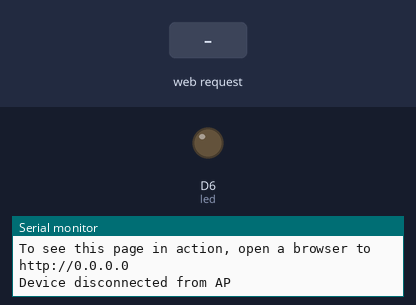
Bench run of a sketch on a simulated Arduino MKR. Parts: output pins drawn as LEDs (lit = HIGH), the last lines printed to the serial monitor. The test bench sets the inputs (shaded band).

Above: at 11.2 s.
11.3 s: HTTP request GET /H received
At 12.5 s:
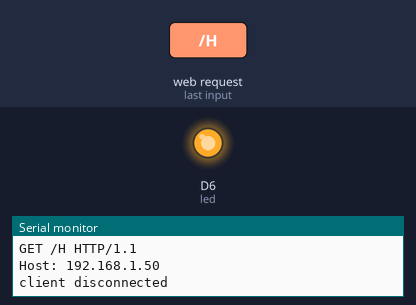
12.8 s: HTTP request GET /L received
At 13.8 s:
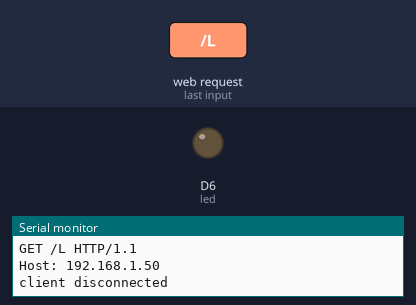
Timing chart, 0 to 15.8 s (numbered marks = the images above; inputs shaded):
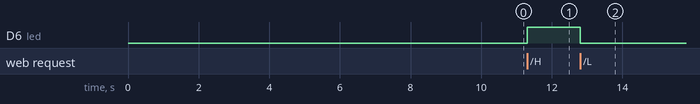

The sketch:

remote_wifi.ino.ino
```cpp
/*
  WiFi Web Server LED Blink

  A simple web server that lets you blink an LED via the web.
  This sketch will create a new access point (with no password).
  It will then launch a new server and print out the IP address
  to the Serial monitor. From there, you can open that address in a web browser
  to turn on and off the LED on pin 13.

  If the IP address of your shield is yourAddress:
    http://yourAddress/H turns the LED on
    http://yourAddress/L turns it off

  created 25 Nov 2012
  by Tom Igoe
  adapted to WiFi AP by Adafruit
 */

#include <SPI.h>
#include <WiFi101.h>

int led =  LED_BUILTIN;

char ssid[] = "wifi101-network"; // created AP name
char pass[] = "1234567890";      // AP password (needed only for WEP, must be exactly 10 or 26 characters in length)
int keyIndex = 0;                // your network key Index number (needed only for WEP)

String newSSID = "";
String newPASS = "";

int connected2WiFi = 0;

int status = WL_IDLE_STATUS;
WiFiServer server(80);

void setup() {
  //Initialize serial and wait for port to open:
  Serial.begin(9600);
  while (!Serial) {
    ; // wait for serial port to connect. Needed for native USB port only
  }

  Serial.println("Access Point Web Server");

  pinMode(led, OUTPUT);      // set the LED pin mode

  // check for the presence of the shield:
  if (WiFi.status() == WL_NO_SHIELD) {
    Serial.println("WiFi shield not present");
    // don't continue
    while (true);
  }

  // print the network name (SSID);
  Serial.print("Creating access point named: ");
  Serial.println(ssid);

  // Create open network. Change this line if you want to create an WEP network:
  status = WiFi.beginAP(ssid);
  if (status != WL_AP_LISTENING) {
    Serial.println("Creating access point failed");
    // don't continue
    while (true);
  }

  // wait 10 seconds for connection:
  delay(10000);

  // start the web server on port 80
  server.begin();

  // you're connected now, so print out the status
  printWifiStatus();
}


void loop() {
  // compare the previous status to the current status
  if (status != WiFi.status()) {
    // it has changed update the variable
    status = WiFi.status();

    if (status == WL_AP_CONNECTED) {
      // a device has connected to the AP
      Serial.println("Device connected to AP");
    }
    else if (status == WL_CONNECTED) {
      return;
    }
    else {
      // a device has disconnected from the AP, and we are back in listening mode
      Serial.println("Device disconnected from AP");
    }
  }
  if (status != WL_CONNECTED) {
    WiFiClient client = server.available();   // listen for incoming clients

    if (client) {                             // if you get a client,
      Serial.println("new client");           // print a message out the serial port
      String currentLine = "";                // make a String to hold incoming data from the client
      while (client.connected()) {            // loop while the client's connected
        if (client.available()) {             // if there's bytes to read from the client,
          char c = client.read();             // read a byte, then
          Serial.write(c);                    // print it out the serial monitor
          if (c == '\n') {                    // if the byte is a newline character

            // if the current line is blank, you got two newline characters in a row.
            // that's the end of the client HTTP request, so send a response:
            if (currentLine.length() == 0) {
              // HTTP headers always start with a response code (e.g. HTTP/1.1 200 OK)
              // and a content-type so the client knows what's coming, then a blank line:
              client.println("HTTP/1.1 200 OK");
              client.println("Content-type:text/html");
              client.println();

              // the content of the HTTP response follows the header:
  //            client.print("Click <a href=\"/H\">here</a> turn the LED on<br>");
  //            client.print("Click <a href=\"/L\">here</a> turn the LED off<br>");
              client.print("<form>");
              client.print("<input type=\"text\" placeholder=\"ssid\" id=\"ssid\" />");
              client.print("<input type=\"text\" placeholder=\"password\" id=\"password\" />");
              client.print("<button type=\"button\" onclick=\"changeUrl()\">submit</button>");
              client.print("</form>");
              client.print("<script>");
              client.print("var originalURL = document.referrer;");
              client.print("function changeUrl() {");
              client.print("var ssid = document.getElementById('ssid').value;");
              client.print("var password = document.getElementById('password').value;");
              client.print("var redirect2url = \"\";");
  //            client.print("console.log(ssid, password);");
              client.print("if (ssid.length == 0) {  return; }");
              client.print("redirect2url += '?ssid=' + ssid;");
              client.print("if (password.length > 0) { redirect2url += '&password=' + password; }");
              client.print("window.location = originalURL + redirect2url + '&done'; }");
              client.print("</script>");

              // The HTTP response ends with another blank line:
              client.println();
              // break out of the while loop:
              break;
            }
            else {      // if you got a newline, then clear currentLine:
              currentLine = "";
            }
          }
          else if (c != '\r') {    // if you got anything else but a carriage return character,
            currentLine += c;      // add it to the end of the currentLine
          }

          // Check to see if the client request was "GET /H" or "GET /L":
          if (currentLine.endsWith("GET /H")) {
            digitalWrite(led, HIGH);               // GET /H turns the LED on
          }
          if (currentLine.endsWith("GET /L")) {
            digitalWrite(led, LOW);                // GET /L turns the LED off
          }

          // get input ssid and pass
          if (currentLine.indexOf("&done") != -1) {
            int index = currentLine.indexOf("ssid=");
            if (index != -1) {
              index += 5;
              newSSID = "";
              while (currentLine.charAt(index) != '&') {
                newSSID += currentLine.charAt(index++);
              }
  //            Serial.println("11111 ssid="+newSSID);
              index = currentLine.indexOf("password=");
              newPASS = "";
              if (index != -1) {
                index += 9;
                while (currentLine.charAt(index) != '&') {
                  newPASS += currentLine.charAt(index++);
                }
  //              Serial.println("11111 password="+newPASS);
              }
            }
          }
        }
      }
      // close the connection:
      client.stop();
      Serial.println("client disconnected");
    }
    if (newSSID.length() > 0) {
      char* wifissid = strdup(newSSID.c_str());
  //    for (int i = 0; i < newSSID.length(); i++) {
  //      wifissid[i] = newSSID.charAt(i);
  //    }
      char* wifipass = strdup(newPASS.c_str());
  //    for (int i = 0; i < newPASS.length(); i++) {
  //      wifipass[i] = newPASS.charAt(i);
  //    }
  //      Serial.println("The ssid = "+wifissid);
  //      Serial.println(wifipass);
      connectToWiFi(wifissid, wifipass);
    }
  }
  else {
    printWifiStatus();
    delay(10000);
  }
}

void connectToWiFi(char* ssid_wifi, char* pass_wifi) {
  WiFi.end();
  int connected = 0;
  while ( status != WL_CONNECTED) {
    Serial.print("Attempting to connect to open SSID: ");
    Serial.println(newSSID);
    if (newPASS.length() > 0) {
      status = WiFi.begin(ssid_wifi, pass_wifi);
    }
    else {
      status = WiFi.begin(ssid_wifi);
    }
    // wait 10 seconds for connection:
    delay(10000);
    connected++;
    if (connected == 10) {
      status = WiFi.beginAP(ssid);
      return;
    }
  }
  Serial.print("You're connected to the network");
  printWifiStatus();
}

void printWifiStatus() {
  // print the SSID of the network you're attached to:
  Serial.print("SSID: ");
  Serial.println(WiFi.SSID());

  // print your WiFi shield's IP address:
  IPAddress ip = WiFi.localIP();
  Serial.print("IP Address: ");
  Serial.println(ip);

  // print the received signal strength:
  long rssi = WiFi.RSSI();
  Serial.print("signal strength (RSSI):");
  Serial.print(rssi);
  Serial.println(" dBm");
  // print where to go in a browser:
  Serial.print("To see this page in action, open a browser to http://");
  Serial.println(ip);
}
```

Measured:
- after the input at 11.3 s, D6 (led): LOW → HIGH at once
- after the input at 12.8 s, D6 (led): HIGH → LOW at once
